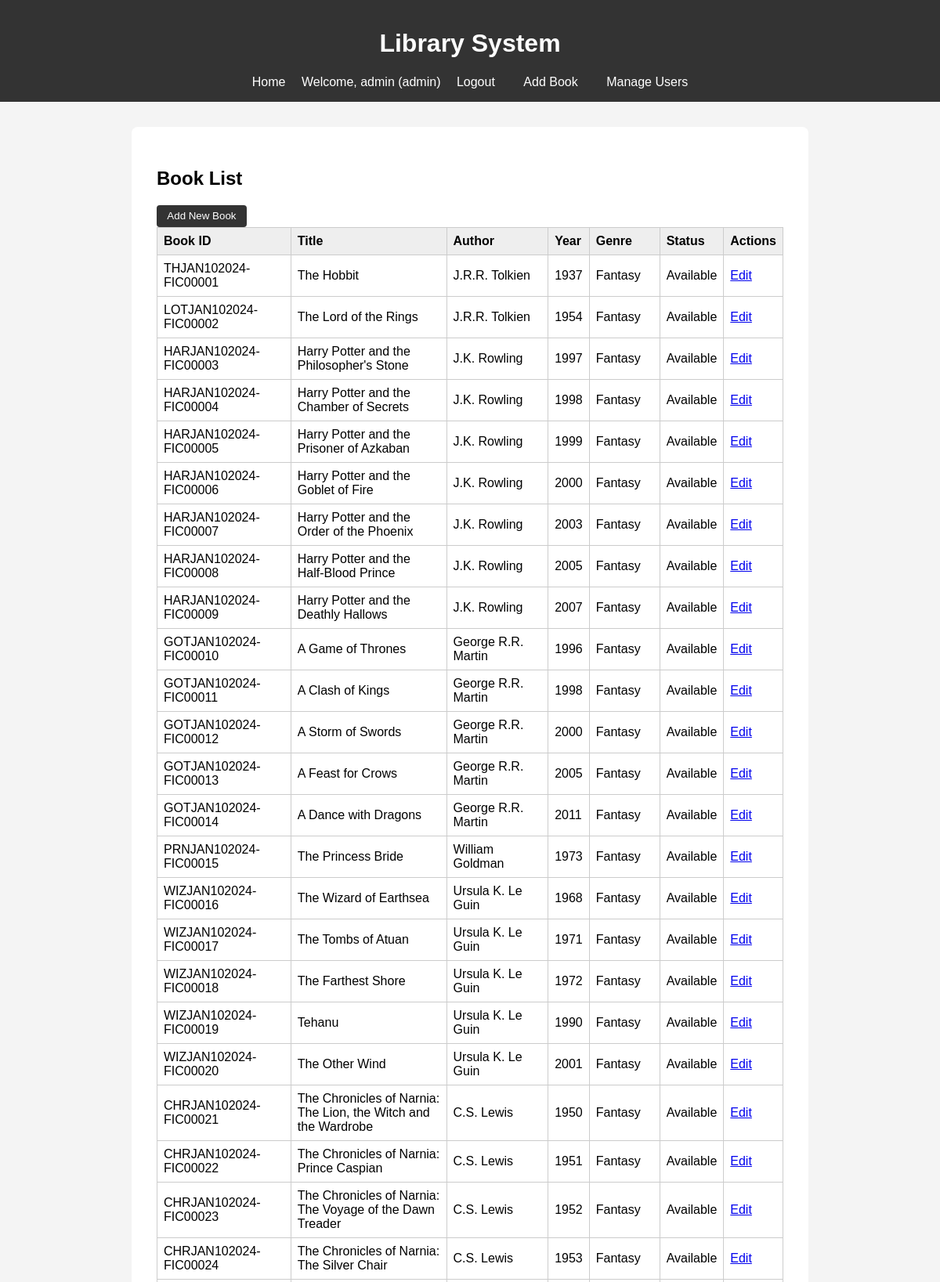
/index.php (signed in, upper part), run on the app's committed database.
### tables this page shows
CREATE TABLE IF NOT EXISTS books (
    id INT AUTO_INCREMENT PRIMARY KEY,
    book_id VARCHAR(30) UNIQUE,
    title VARCHAR(255) NOT NULL,
    author VARCHAR(255) NOT NULL,
    published_year INT NOT NULL,
    genre VARCHAR(100),
    status ENUM('Available', 'Borrowed', 'Archived') DEFAULT 'Available',
    created_at TIMESTAMP DEFAULT CURRENT_TIMESTAMP
);

### index.php (the view, shortened to what this page needs)
<?php
require_once '../-TRX-PHP-Finals/config/db.php';
include '../-TRX-PHP-Finals/includes/header.php';
$stmt = $pdo->query('SELECT * FROM books ORDER BY created_at DESC');
$books = $stmt->fetchAll();
?>
<h2>Book List</h2>
<?php if ($_SESSION['role'] === 'admin'): ?>
    <a href="add.php"><button>Add New Book</button></a>
<?php endif; ?>
<table>
    <tr>
        <th>Book ID</th>
        <th>Title</th>
        <th>Author</th>
        <th>Year</th>
        <th>Genre</th>
        <th>Status</th>
        <th>Actions</th>
    </tr>
    <?php foreach ($books as $book): ?>
    <tr>
        <td><?= htmlspecialchars($book['book_id']) ?></td>
        <td><?= htmlspecialchars($book['title']) ?></td>
        <td><?= htmlspecialchars($book['author']) ?></td>
        <td><?= htmlspecialchars($book['published_year']) ?></td>
        <td><?= htmlspecialchars($book['genre']) ?></td>
        <td><?= htmlspecialchars($book['status']) ?></td>
        <td>
            <?php if ($_SESSION['role'] === 'admin'): ?>
                <a href="edit.php?id=<?= $book['id'] ?>">Edit</a>
            <?php elseif ($_SESSION['role'] === 'student' && $book['status'] === 'Available'): ?>
                <a href="borrow.php?book_id=<?= $book['id'] ?>" onclick="return confirm('Borrow this book?')">Borrow</a>
            <?php elseif ($_SESSION['role'] === 'student' && $book['status'] === 'Borrowed'): ?>
                <span style="color: #999;">Borrowed</span>
            <?php elseif ($_SESSION['role'] === 'student' && $book['status'] === 'Archived'): ?>
                <span style="color: #999;">Archived</span>
            <?php endif; ?>
        </td>
    </tr>
    <?php endforeach; ?>
</table>
<?php include '../-TRX-PHP-Finals/includes/footer.php'; ?>

### includes/header.php (shortened to what this page needs)
<!DOCTYPE html>
<html lang="en">
<head>
    <link rel="stylesheet" href="../../-TRX-PHP-Finals/assets/css/style.css">
</head>
<body>
    <header>
        <h1>Library System</h1>
        <nav>
            <a href="index.php">Home</a>
            <?php if (isset($_SESSION['username'])): ?>
                <span>Welcome, <?= htmlspecialchars($_SESSION['username']) ?> (<?= $_SESSION['role'] ?>)</span>
                <a href="logout.php">Logout</a>
                <?php if ($_SESSION['role'] === 'admin'): ?>
                    <a href="add.php">Add Book</a>
                    <a href="manage_users.php">Manage Users</a>
                <?php else: ?>
                    <a href="mybooks.php">My Books</a>
                <?php endif; ?>
            <?php else: ?>
                <a href="login.php">Login</a>
            <?php endif; ?>
        </nav>
    </header>
    <main>

### includes/footer.php (shortened to what this page needs)
    </main>
</body>
</html>

### assets/css/style.css (style rules this page uses)
body { font-family: Arial, sans-serif; background: #f4f4f4; margin: 0; padding: 0; }
header { background: #333; color: #fff; padding: 1em 0; text-align: center; }
nav a { color: #fff; margin: 0 1em; text-decoration: none; }
main { max-width: 800px; margin: 2em auto; background: #fff; padding: 2em; border-radius: 8px; }
table { width: 100%; border-collapse: collapse; margin-bottom: 2em; }
th, td { border: 1px solid #ccc; padding: 0.5em; text-align: left; }
th { background: #eee; }
button { padding: 0.5em 1em; background: #333; color: #fff; border: none; border-radius: 4px; cursor: pointer; }

### data on the page
books: book "THJAN102024-FIC00001", title "The Hobbit", author "J.R.R. Tolkien", published_year "1937", genre "Fantasy", status "Available"
books: book "LOTJAN102024-FIC00002", title "The Lord of the Rings", author "J.R.R. Tolkien", published_year "1954", genre "Fantasy", status "Available"
books: book "HARJAN102024-FIC00003", title "Harry Potter and the Philosopher's Stone", author "J.K. Rowling", published_year "1997", genre "Fantasy", status "Available"
books: book "HARJAN102024-FIC00004", title "Harry Potter and the Chamber of Secrets", author "J.K. Rowling", published_year "1998", genre "Fantasy", status "Available"
books: book "HARJAN102024-FIC00005", title "Harry Potter and the Prisoner of Azkaban", author "J.K. Rowling", published_year "1999", genre "Fantasy", status "Available"
books: book "HARJAN102024-FIC00006", title "Harry Potter and the Goblet of Fire", author "J.K. Rowling", published_year "2000", genre "Fantasy", status "Available"
books: book "HARJAN102024-FIC00007", title "Harry Potter and the Order of the Phoenix", author "J.K. Rowling", published_year "2003", genre "Fantasy", status "Available"
books: book "HARJAN102024-FIC00008", title "Harry Potter and the Half-Blood Prince", author "J.K. Rowling", published_year "2005", genre "Fantasy", status "Available"
books: book "HARJAN102024-FIC00009", title "Harry Potter and the Deathly Hallows", author "J.K. Rowling", published_year "2007", genre "Fantasy", status "Available"
books: book "GOTJAN102024-FIC00010", title "A Game of Thrones", author "George R.R. Martin", published_year "1996", genre "Fantasy", status "Available"
books: book "GOTJAN102024-FIC00011", title "A Clash of Kings", author "George R.R. Martin", published_year "1998", genre "Fantasy", status "Available"
books: book "GOTJAN102024-FIC00012", title "A Storm of Swords", author "George R.R. Martin", published_year "2000", genre "Fantasy", status "Available"
books: book "GOTJAN102024-FIC00013", title "A Feast for Crows", author "George R.R. Martin", published_year "2005", genre "Fantasy", status "Available"
books: book "GOTJAN102024-FIC00014", title "A Dance with Dragons", author "George R.R. Martin", published_year "2011", genre "Fantasy", status "Available"
books: book "PRNJAN102024-FIC00015", title "The Princess Bride", author "William Goldman", published_year "1973", genre "Fantasy", status "Available"
books: book "WIZJAN102024-FIC00016", title "The Wizard of Earthsea", author "Ursula K. Le Guin", published_year "1968", genre "Fantasy", status "Available"
books: book "WIZJAN102024-FIC00017", title "The Tombs of Atuan", author "Ursula K. Le Guin", published_year "1971", genre "Fantasy", status "Available"
books: book "WIZJAN102024-FIC00018", title "The Farthest Shore", author "Ursula K. Le Guin", published_year "1972", genre "Fantasy", status "Available"
books: book "WIZJAN102024-FIC00019", title "Tehanu", author "Ursula K. Le Guin", published_year "1990", genre "Fantasy", status "Available"
books: book "WIZJAN102024-FIC00020", title "The Other Wind", author "Ursula K. Le Guin", published_year "2001", genre "Fantasy", status "Available"
books: book "CHRJAN102024-FIC00021", title "The Chronicles of Narnia: The Lion, the Witch and the Wardrobe", author "C.S. Lewis", published_year "1950", genre "Fantasy", status "Available"
books: book "CHRJAN102024-FIC00022", title "The Chronicles of Narnia: Prince Caspian", author "C.S. Lewis", published_year "1951", genre "Fantasy", status "Available"
books: book "CHRJAN102024-FIC00023", title "The Chronicles of Narnia: The Voyage of the Dawn Treader", author "C.S. Lewis", published_year "1952", genre "Fantasy", status "Available"
books: book "CHRJAN102024-FIC00024", title "The Chronicles of Narnia: The Silver Chair", author "C.S. Lewis", published_year "1953", genre "Fantasy", status "Available"

### other printed values
$_SESSION['username'] "admin"
$_SESSION['role'] "admin"
